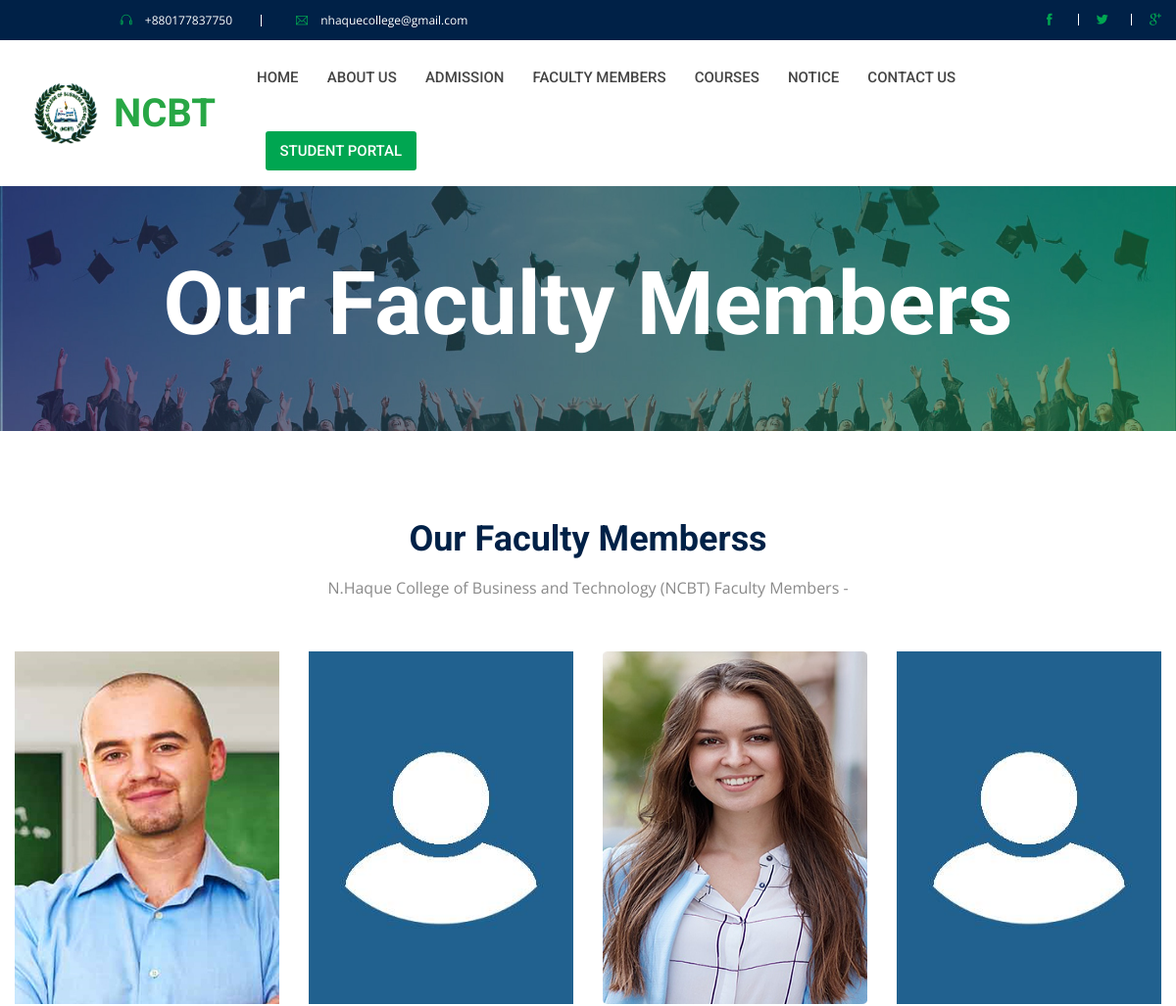
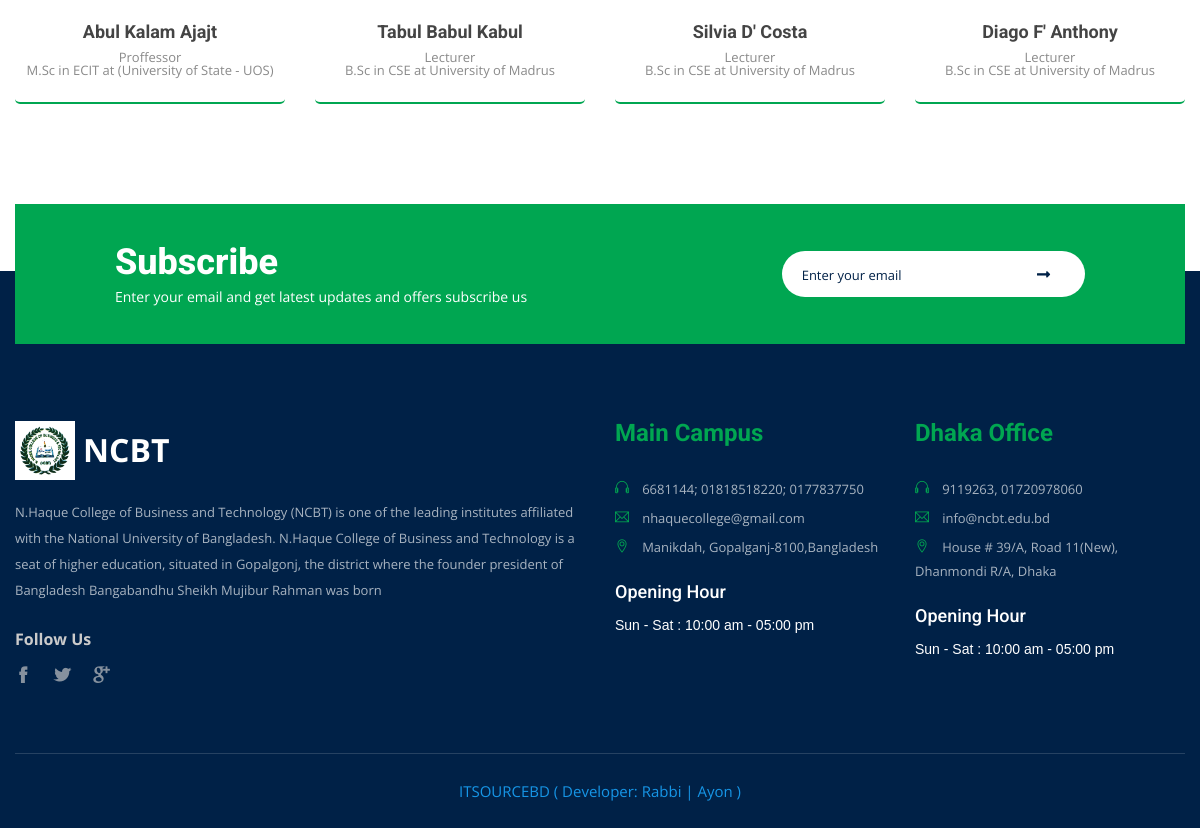
Screenshot of /teachers/ with the database file from the repository (2 pictures, top to bottom).
### common/models.py (models this page shows, shortened)
class Teacher(models.Model):
    name = models.CharField(max_length=122, null=True)
    post = models.CharField(max_length=120, null=True)
    educational_qualification = models.CharField(max_length=255, null=True)
    teacher_picture = models.ImageField(upload_to= 'teacher_picture', null=True, blank=True)

### common/views.py (the view)
# urls.py: path('teachers/',views.teachers_view,name='teachers'),
def teachers_view(request):
    teachers_obj = Teacher.objects.all()
    context = {
        'teachers_obj': teachers_obj
    }
    return render(request,'common/teachers.html', context)

### common/templates/common/teachers.html (shortened to what this page needs)
{% extends 'common/base.html' %}
{% load static %}
{% block main %}
<div class="slider-area">
    <div class="page-title">
        <div class="single-slider slider-height slider-height-breadcrumb d-flex align-items-center"
            style="background-image: url({% static 'assets/images/sliedbar-bg.jpg' %}); min-height: 250px;">
            <div class="container">
                <div class="row">
                    <div class="col-xl-12">
                        <div class="slider-content slider-content-breadcrumb text-center">
                            <h1 class="white-color f-700">Our Faculty Members </h1>
                        </div>
                    </div>
                </div>
            </div>
        </div>
    </div>
</div>
<div class="team-area pt-95 pb-70">
    <div class="container">
        <div class="row">
            <div class="col-xl-6 offset-xl-3 col-lg-8 offset-lg-2 col-md-10 offset-md-1">
                <div class="section-title mb-50 text-center">
                    <div class="section-title-heading mb-20">
                        <h1 class="primary-color">Our Faculty Memberss</h1>
                    </div>
                    <div class="section-title-para">
                        <p class="gray-color">N.Haque College of Business and Technology (NCBT) Faculty Members -</p>
                    </div>
                </div>
            </div>
        </div>
        <div class="team-list">
            <div class="row">
                {% for obj in teachers_obj %}
                <div class="col-xl-3 col-lg-3 col-md-6">
                    <div class="team-wrapper mb-30">
                        <div class="team-thumb">
                            <img src="{% if obj.teacher_picture %}{{ obj.teacher_picture.url }}{% else %}{% static 'assets/std_portal/images/teacher_defulte.jpg' %}{% endif %}"
                                alt="Teacher Image">
                        </div>
                        <div class="team-teacher-info text-center">
                            <h1>{{ obj.name }}</h1>
                            <h2>{{ obj.post }}</h2>
                            <h2>{{ obj.educational_qualification }}</h2>
                        </div>
                    </div>
                </div>
                {% endfor %}
            </div>
        </div>
    </div>
</div>
{% endblock main %}

### common/templates/common/base.html (shortened to what this page needs)
{% load static %}
<!doctype html>
<html class="no-js" lang="zxx">
<head>
    <link rel="stylesheet" href="https://cdn.jsdelivr.net/npm/bootstrap@4.6.1/dist/css/bootstrap.min.css"
>
    <link rel="stylesheet" href="https://cdnjs.cloudflare.com/ajax/libs/magnific-popup.js/1.1.0/magnific-popup.css"
 />
    <link rel="stylesheet" href="https://cdnjs.cloudflare.com/ajax/libs/animate.css/4.1.1/animate.min.css" />
    <link rel="stylesheet" href="{% static 'assets/common/css/owl.carousel.min.css' %}">
    <link rel="stylesheet" href="{% static 'assets/common/css/animate.min.css' %}">
    <link rel="stylesheet" href="{% static 'assets/common/css/magnific-popup.css' %}">
    <link rel="stylesheet" href="{% static 'assets/common/css/fontawesome-all.min.css' %}">
    <link rel="stylesheet" href="{% static 'assets/common/css/themify-icons.css' %}">
    <link rel="stylesheet" href="{% static 'assets/common/css/slick.css' %}">
    <link rel="stylesheet" href="{% static 'assets/common/css/meanmenu.css' %}">
    <link rel="stylesheet" href="{% static 'assets/common/css/default.css' %}">
    <link rel="stylesheet" href="{% static 'assets/common/css/style.css' %}">
    <link rel="stylesheet" href="{% static 'assets/common/css/responsive.css' %}">
</head>
<body>
    <header id="home">
        <div class="header-area">
            <div class="header-top primary-bg">
                <div class="container">
                    <div class="row">
                        <div class="col-xl-6 col-lg-6 col-md-6 col-12">
                            <div class="header-contact-info d-flex justify-content-center">
                                <div class="header-contact header-contact-phone">
                                    <span class="ti-headphone"></span>
                                    <p class="phone-number">+880177837750</p>
                                </div>
                                <div class="header-contact header-contact-email">
                                    <span class="ti-email"></span>
                                    <p class="email-name">nhaquecollege@gmail.com</p>
                                </div>
                            </div>
                        </div>
                        <div class="col-xl-6 col-lg-6 col-md-6 col-sm-12">
                            <div class="header-social-icon-list">
                                <ul>
                                    <li><a href="#"><span class="ti-facebook"></span></a></li>
                                    <li><a href="#"><span class="ti-twitter-alt"></span></a></li>
                                    <li><a href="#"><span class="ti-google"></span></a></li>
                                </ul>
                            </div>
                        </div>
                    </div>
                </div>
            </div>
            <div class="header-bottom-area header-sticky" style="transition: .6s;">
                <div class="container-fluid px-xl-5">
                    <div class="row align-items-center">
                        <div class="col-xl-2 col-lg-2 col-md-6 col-9">
                            <div class="logo float-left">
                                <a href="{% url 'home' %}">
                                    <img class="img-fluid" src="{% static 'assets/images/default_logo.png' %}" alt="">
                                    <h6>NCBT</h6>
                                </a>
                            </div>
                        </div>
                        <div class="col-xl-10 col-lg-10 col-md-6 col-3">
                            <div class="main-menu f-right">
                                <nav id="mobile-menu" style="display: block;">
                                    <ul>
                                        <li>
                                            <a href="{% url 'home' %}">Home</a>
                                        </li>
                                        <li>
                                            <a href="{% url 'aboutus' %}">About Us</a>
                                        </li>
                                        <li>
                                            <a href="{% url 'admission' %}">Admission</a>
                                        </li>
                                        <li>
                                            <a href="{% url 'teachers' %}">Faculty Members</a>
                                        </li>
                                        <li>
                                            <a href="{% url 'course' %}">Courses</a>
                                        </li>
                                        <li>
                                            <a href="{% url 'notice' %}">Notice</a>
                                        </li>
                                        <li>
                                            <a href="{% url 'contactus' %}">Contact Us</a>
                                        </li>
                                        <li>
                                            <a class="std-portal-btn" href="{% url 'dashboard' %}">Student Portal</a>
                                        </li>
                                    </ul>
                                </nav>
                            </div>
                        </div>
                    </div>
                </div>
            </div>
        </div>
    </header>
    {% block main %}
    {% endblock main %}
    <div class="subscribe-area">
        <div class="container">
            <div class="subscribe-box">
                <div class="row">
                    <div class="col-xl-10 offset-xl-1 col-lg-10 offset-lg-1 col-md-12">
                        <div class="row justify-content-between">
                            <div class="col-xl-6 col-lg-7 col-md-8">
                                <div class="subscribe-text">
                                    <h1>Subscribe</h1>
                                    <span>Enter your email and get latest updates and offers subscribe us</span>
                                </div>
                            </div>
                            <div class="col-xl-4 col-lg-5 col-md-4 justify-content-end">
                                <div class="email-submit-form">
                                    <div class="subscribe-form">
                                        <form action="#">
                                            <input placeholder="Enter your email" type="email">
                                            <i class="fas fa-long-arrow-alt-right"></i>
                                        </form>
                                    </div>
                                </div>
                            </div>
                        </div>
                    </div>
                </div>
            </div>
        </div>
    </div>
    <footer id="Contact">
        <div class="footer-area primary-bg pt-150">
            <div class="container">
                <div class="footer-top pb-35">
                    <div class="row">
                        <div class="col-lg-6 col-md-6 col-12">
                            <div class="footer-widget mb-30">
                                <div class="footer-logo">
                                    <img class="img-fluid" src="{% static 'assets/images/default_logo.png' %}" alt="">
                                    <span>NCBT</span>
                                </div>
                                <div class="footer-para">
                                    <p>N.Haque College of Business and Technology (NCBT) is one of the leading
                                        institutes affiliated with the National University of Bangladesh. N.Haque
                                        College of Business and Technology is a seat of higher education, situated in
                                        Gopalgonj, the district where the founder president of Bangladesh Bangabandhu
                                        Sheikh Mujibur Rahman was born</p>
                                </div>
                                <div class="footer-socila-icon">
                                    <span>Follow Us</span>
                                    <div class="footer-social-icon-list">
                                        <ul>
                                            <li><a href="#"><span class="ti-facebook"></span></a></li>
                                            <li><a href="#"><span class="ti-twitter-alt"></span></a></li>
                                            <li><a href="#"><span class="ti-google"></span></a></li>
                                        </ul>
                                    </div>
                                </div>
                            </div>
                        </div>
                        <div class="col-lg-3 col-md-6 col-12">
                            <div class="footer-widget mb-30">
                                <div class="footer-heading">
                                    <h1>Main Campus</h1>
                                </div>
                                <div class="footer-contact-list">
                                    <div class="single-footer-contact-info">
                                        <span class="ti-headphone "></span>
                                        <span class="footer-contact-list-text">6681144; 01818518220; 0177837750</span>
                                    </div>
                                    <div class="single-footer-contact-info">
                                        <span class="ti-email "></span>
                                        <span class="footer-contact-list-text">nhaquecollege@gmail.com</span>
                                    </div>
                                    <div class="single-footer-contact-info">
                                        <span class="ti-location-pin"></span>
                                        <span class="footer-contact-list-text">Manikdah,
                                            Gopalganj-8100,Bangladesh</span>
                                    </div>
                                </div>
                                <div class="opening-time">
                                    <span>Opening Hour</span>
                                    <span class="opening-date">
                                        Sun - Sat : 10:00 am - 05:00 pm
                                    </span>
                                </div>
                            </div>
                        </div>
                        <div class="col-lg-3 col-md-6 col-12">
                            <div class="footer-widget mb-30">
                                <div class="footer-heading">
                                    <h1>Dhaka Office</h1>
                                </div>
                                <div class="footer-contact-list">
                                    <div class="single-footer-contact-info">
                                        <span class="ti-headphone "></span>
                                        <span class="footer-contact-list-text">9119263, 01720978060</span>
                                    </div>
                                    <div class="single-footer-contact-info">
                                        <span class="ti-email "></span>
                                        <span class="footer-contact-list-text">info@ncbt.edu.bd</span>
                                    </div>
                                    <div class="single-footer-contact-info">
                                        <span class="ti-location-pin"></span>
                                        <span class="footer-contact-list-text">House # 39/A, Road 11(New),
                                            Dhanmondi R/A, Dhaka</span>
                                    </div>
                                </div>
                                <div class="opening-time">
                                    <span>Opening Hour</span>
                                    <span class="opening-date">
                                        Sun - Sat : 10:00 am - 05:00 pm
                                    </span>
                                </div>
                            </div>
                        </div>
                    </div>
                </div>
                <div class="footer-bottom pt-25 pb-25">
                    <div class="container">
                        <div class="row">
                            <div class="col-xl-12">
                                <div class="footer-copyright text-center">
                                    <span><a target="_blank" href="https://www.itsourcebd.com/">ITSOURCEBD ( Developer:
                                            Rabbi | Ayon )</a></span>
                                </div>
                            </div>
                        </div>
                    </div>
                </div>
            </div>
        </div>
    </footer>
</body>
</html>

### rows the page displays
Teacher: teacher_picture (picture), name "Abul Kalam Ajajt", post "Proffessor", educational_qualification "M.Sc in ECIT at (University of State - UOS)"
Teacher: name "Tabul Babul Kabul", post "Lecturer", educational_qualification "B.Sc in CSE at University of Madrus"
Teacher: teacher_picture (picture), name "Silvia D' Costa", post "Lecturer", educational_qualification "B.Sc in CSE at University of Madrus"
Teacher: name "Diago F' Anthony", post "Lecturer", educational_qualification "B.Sc in CSE at University of Madrus"
